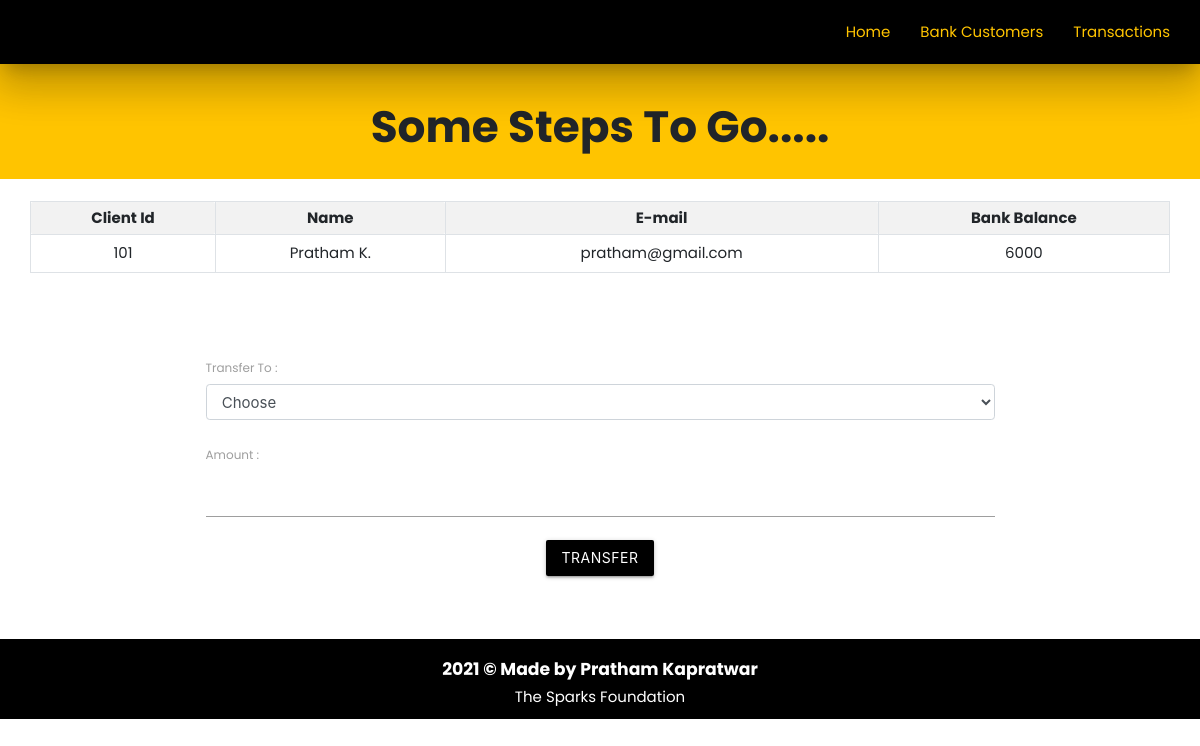
The app's page /php/userdetails.php?c_id=101 with its own data.
### tables this page shows
CREATE TABLE `clients` (
  `c_id` int(3) NOT NULL,
  `c_name` varchar(20) NOT NULL,
  `c_mail` varchar(20) DEFAULT NULL,
  `c_balance` int(10) NOT NULL
);

### php/userdetails.php (the view, shortened to what this page needs)
<!DOCTYPE html>
<html lang="en">
<head>
    <link rel="stylesheet" href="https://maxcdn.bootstrapcdn.com/bootstrap/4.0.0/css/bootstrap.min.css">
    <link rel="stylesheet" href="../css/style.css">
    <link rel="stylesheet" href="https://cdnjs.cloudflare.com/ajax/libs/materialize/1.0.0/css/materialize.min.css">
</head>
<body>
    <?php
    include 'navbar.php';
    ?>
    <div class="center mt-0 #ffab00 amber accent-3">
        <h3><b>Some Steps To Go.....</b></h3>
    </div>
    <div class="container-fluid">
        <?php
        include './connection.php';
        if (isset($_REQUEST['c_id'])) {
            $sid = $_GET['c_id'];
            $sql = "SELECT * FROM  clients where c_id=$sid";
            $result = mysqli_query($conn, $sql);
            $rows = mysqli_fetch_assoc($result);
        }
        ?>
        <form method="post" name="tcredit" class="tabletext"><br>
            <div class="container-fluid">
                <table class="table table-sm table-striped table-condensed table-bordered">
                    <tr>
                        <th class="text-center">Client Id</th>
                        <th class="text-center">Name</th>
                        <th class="text-center">E-mail</th>
                        <th class="text-center">Bank Balance</th>
                    </tr>
                    <tr>
                        <td class="center py-2"><?php echo (isset($rows['c_id']) ? $rows['c_id'] : ''); ?></td>
                        <td class="center py-2"><?php echo (isset($rows['c_name']) ? $rows['c_name'] : ''); ?></td>
                        <td class="center py-2"><?php echo (isset($rows['c_mail']) ? $rows['c_mail'] : ''); ?></td>
                        <td class="center py-2"><?php echo (isset($rows['c_balance']) ? $rows['c_balance'] : ''); ?></td>
                    </tr>
                </table>
            </div>
            <div class="container">
                <br><br><br>
                <label for="to">Transfer To : </label>
                <select id="to" name="to" class="form-control" required>
                    <option value="" disabled selected>Choose</option>
            </div>
            <br>
            <label for="amount">Amount : </label>
            <input type="number" class="form-control" name="amount" id="amount" required>
            <div class="text-center">
                <button class="btn mt-3 waves-effect black" name="submit" type="submit" id="myBtn">Transfer</button>
            </div>
            <br>
        </form>
    </div>
    <footer class="center footer">
        <h6 class="info"><b>2021 © Made by Pratham Kapratwar</b></h6>
        The Sparks Foundation
    </footer>
</body>
</html>

### css/style.css (style rules this page uses)
body { font-family: Poppins; margin: 0; }
.waves-effect { margin-top: 30px; }
.footer { color: white; background: rgb(0, 0, 0); margin-bottom: 0; bottom: 0; padding: 10px; }
.info { font-weight: 500; }

### php/userdetails.php (style rules this page uses)
.mt-0 { padding: 10px; top: 0; }
* { font-family: Poppins; }
.footer { margin-top: 40px; }

### records on screen
clients: c_id "101", c_name "Pratham K.", c_mail "pratham@gmail.com", c_balance "6000"
